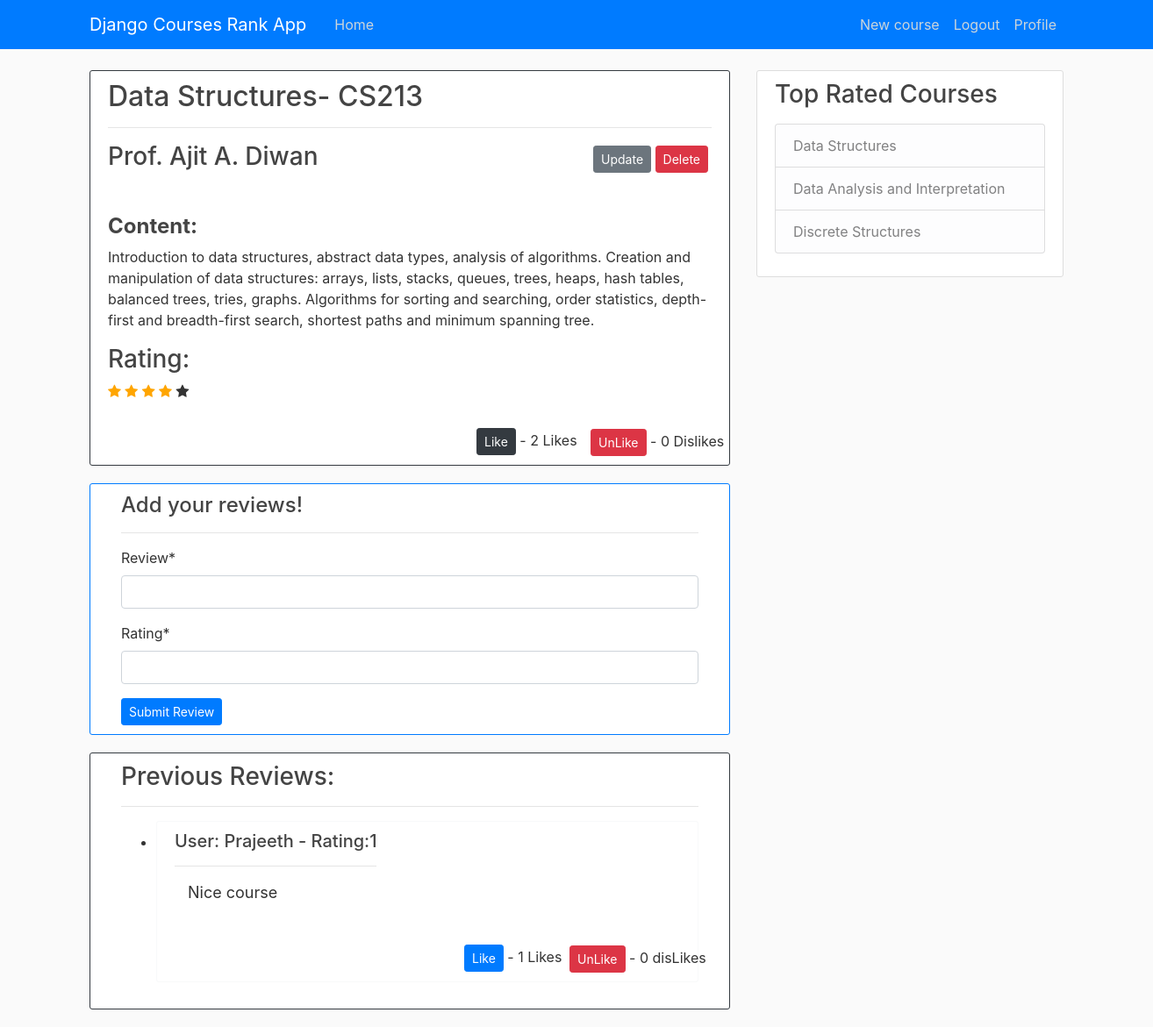
/course/2/ (signed in), run on the app's committed database.
### courses/models.py (models this page shows, shortened)
class Course(models.Model):
    course_name = models.CharField(max_length=40)
    course_instructor = models.CharField(max_length=50, default="")
    course_code = models.CharField(max_length=50)
    details = models.TextField()
    rating = models.IntegerField(default = 0)
    course_likes = models.ManyToManyField(User, related_name='likes', blank = True)
    course_dislikes = models.ManyToManyField(User, related_name='dislikes', blank = True)

class Reviews(models.Model):
    course=models.ForeignKey(Course,on_delete=models.CASCADE)
    course_rating=models.IntegerField(default = 0)
    course_review=models.CharField(max_length=150,null=True,blank=True)
    course_rater=models.ForeignKey(User,related_name="reviewer",on_delete=models.CASCADE)
    review_likes = models.ManyToManyField(User, related_name="review_likes", blank=True)
    review_dislikes = models.ManyToManyField(User, related_name="review_dislikes", blank = True)

### courses/views.py (the view)
# urls.py: path('course/<int:pk>/', CourseDetailView.as_view(), name = "courses_detail"),
class CourseDetailView(LoginRequiredMixin, DetailView):
    model = Course
    def get_context_data(self, *args, **kwargs):
        context = super(CourseDetailView, self).get_context_data()
        stuff = get_object_or_404(Course, pk = self.kwargs.get('pk'))
        liked = False
        if stuff.course_likes.filter(pk = self.request.user.pk).exists():
            liked = True
        disliked = False
        if stuff.course_dislikes.filter(pk = self.request.user.pk).exists():
            disliked = True
        context["total_likes"] = stuff.course_likes.count()
        context["total_dislikes"] = stuff.course_dislikes.count()
        context["liked"] = liked
        context["disliked"] = disliked
        context["form"]=CourseReviewForm()
        reviews=Reviews.objects.filter(course=stuff).order_by("-course_rating")
        context["reviews"] = reviews
        context["courses"] = Course.objects.all().order_by("-rating")
        context["rating_count"] = range(stuff.rating)
        context["non_rating_count"] = range(5 - stuff.rating)
        return context

### courses/forms.py
class CourseReviewForm(forms.Form):
    Review=forms.CharField(max_length=150,required=True)
    Rating=forms.IntegerField(validators=[
            MaxValueValidator(5),
            MinValueValidator(0)
        ])
    sender=forms.ModelChoiceField(queryset=User.objects,widget=forms.HiddenInput)
    class Meta:
        model = Reviews
        fields = ['Review','Rating']
        exclude=('sender',)

### courses/templates/courses/course_detail.html (shortened to what this page needs)
{% extends "courses/base.html" %}
{% load crispy_forms_tags %}
{% block content %}
    <article class="media content-section border border-dark">
        <div class="media-body">
            <h2><a class="article-title" href="#">{{ object.course_name }}</a>- {{ object.course_code }}</h2>
            <hr>
            <div class = "article meta-data" style = "position:absolute;right:40px">
                {% if user.is_superuser %}
                    <a clear = "right" class = "btn btn-secondary btn-sm mt-1 mb-1" href="{% url 'courses_update' object.pk %}">Update</a>
                    <a class = "btn btn-danger btn-sm mt-1 mb-1" href="{% url 'courses_delete' object.pk %}">Delete</a>
                {% endif %}
            </div>
            <h3 class="article-content">{{ object.course_instructor }}</h3>
            <p class="article-content">
                <h4><b>Content:</b></h4>
                {{ object.details }}
            </p>
            <h3 class="article-content">Rating:</h3>
                {% for i in rating_count %}
                    <span class = "fa fa-star" style="color:orange"></span>
                {% endfor %}
                {% for i in non_rating_count %}
                    <span class = "fa fa-star"></span>
                {% endfor %}
            <form action="{% url 'like_course' object.id %}" style = "position: relative;left:420px;top:30px;" method = "POST">
                <button type = "submit" value = '{{ object.id }}' class = "btn btn-dark btn-sm">
                    Like
                </button>
                - {{ total_likes }} Likes
            </form>
            <form action="{% url 'dislike_course' object.id %}" style = "position: relative;left:550px;top:0px;" method = "POST">
                <button type = "submit" value = '{{ object.id }}' class = "btn btn-danger btn-sm">
                    UnLike
                </button>
                - {{ total_dislikes }} Dislikes
            </form>
        </div>
    </article>
    <article class = "media content-section border border-primary">
        <div class = "container">
            <h4>Add your reviews!</h4>
            <hr>
            <form action="{% url 'form' object.pk %}" method="POST">
                {{ form|crispy }}
                <button type ="submit" style = "position: relative;left:0px;top:0px;" class="btn btn-primary btn-sm">
                    Submit Review
                </button>
            </form>
        </div>
    </article>
    {% if reviews.count %}
        <article class="media content-section border border-dark">
            <div class = "container">
            {% if reviews.count %}
                <h3>Previous Reviews: </h3>
                <hr>
                <ul>
                    {% for review in reviews %}
                    <li>
                        <article class="media content-section border border-light">
                        <div>
                            <h5>User: {{ review.course_rater.username }} - Rating:{{ review.course_rating }}</h5>
                        <hr>
                        <div class = "container" style="font-size: large;"><p>{{ review.course_review }}</p></div>
                        <form action="{% url 'like_review' review.pk %}" style = "position: relative;left:330px;top:30px;" method = "POST">
                            <button type = "submit" value = '{{ review.pk }}' class = "btn btn-primary btn-sm">
                                Like
                            </button>
                            - {{ review.review_likes.count }} Likes
                        </form>
                        <form action="{% url 'dislike_review' review.pk %}" style = "position: relative;left:450px;top:0px;" method = "POST">
                            <button type = "submit" value = '{{ review.pk }}' class = "btn btn-danger btn-sm">
                                UnLike
                            </button>
                            - {{ review.review_dislikes.count }} disLikes
                        </form>
                    </div>
                    </article>
                    </li>
                    {% endfor %}
                </ul>
            {% endif %}
            </div>
        </article>
    {% endif %}
{% endblock content %}

### courses/templates/courses/base.html (shortened to what this page needs)
{% load static %}
<!DOCTYPE html>
<html>
<head>
    <link rel="stylesheet" href="https://stackpath.bootstrapcdn.com/bootstrap/4.3.1/css/bootstrap.min.css">
    <link rel="stylesheet" type="text/css" href="{% static 'courses/main.css' %}">
    <link rel="stylesheet" href="https://cdnjs.cloudflare.com/ajax/libs/font-awesome/4.7.0/css/font-awesome.min.css">
</head>
<body>
    <header class="site-header">
    <nav class="navbar navbar-expand-md navbar-dark bg-primary   fixed-top">
        <div class="container">
        <a class="navbar-brand mr-4" href="{% url 'courses_home' %}">Django Courses Rank App</a>
        <div class="collapse navbar-collapse" id="navbarToggle">
            <div class="navbar-nav mr-auto">
            <a class="nav-item nav-link" href="{% url 'courses_home' %}">Home</a>
            </div>
            <div class="navbar-nav">
                {% if user.is_authenticated %}
                    {% if user.is_superuser %}
                        <a class = "nav-item nav-link" href = "{% url 'courses_create' %}">New course</a>
                    {% endif %}
                    <a class="nav-item nav-link" href="{% url 'logout' %}">Logout</a>
                    <a class="nav-item nav-link" href="{% url 'profile' %}">Profile</a>
                {% else %}
                    <a class="nav-item nav-link" href="{% url 'login' %}">Login</a>
                    <a class="nav-item nav-link" href="{% url 'register' %}">Register</a>
                {% endif %}
            </div>
        </div>
        </div>
    </nav>
    </header>
    <main role="main" class="container">
    <div class="row">
        <div class="col-md-8">
        {% block content %}{% endblock %}
        </div>
        <div class="col-md-4">
        <div class="content-section">
            <h3>Top Rated Courses</h3>
            <p class='text-muted'>
                <ul class="list-group">
                    <li class="list-group-item list-group-item-light">{{ courses.1.course_name }}</li>
                    <li class="list-group-item list-group-item-light">{{ courses.2.course_name }}</li>
                    <li class="list-group-item list-group-item-light">{{ courses.3.course_name }}</li>
                </ul>
            </p>
        </div>
        </div>
    </div>
    </main>
</body>
</html>

### courses/static/courses/main.css (style rules this page uses)
body { background: #fafafa; color: #333333; margin-top: 5rem; }
h1, h2, h3, h4, h5, h6 { color: #444444; }
ul { margin: 0; }
.site-header .navbar-nav .nav-link { color: #cbd5db; }
.content-section { background: #ffffff; padding: 10px 20px; border: 1px solid #dddddd; border-radius: 3px; margin-bottom: 20px; }
.article-title { color: #444444; }
.article-content { white-space: pre-line; }

### data on the page
Course: course_name "Data Structures", course_code "CS213", course_instructor "Prof. Ajit A. Diwan", details "Introduction to data structures, abstract data types, analysis of algorithms. Creation and manipulation of data structures: arrays, lists, stacks, queues, trees, heaps, hash tables, balanced trees, tries, graphs. Algorithms for sorting and searching, order statistics, depth-first and breadth-first search, shortest paths and minimum spanning tree."
Reviews: course_rater.username "Prajeeth", course_rating "1", course_review "Nice course", review_likes.count "1", review_dislikes.count "0"
Course: course_name "Data Analysis and Interpretation"
Course: course_name "Discrete Structures"

### other printed values
{{ total_likes }} "2"
{{ total_dislikes }} "0"
